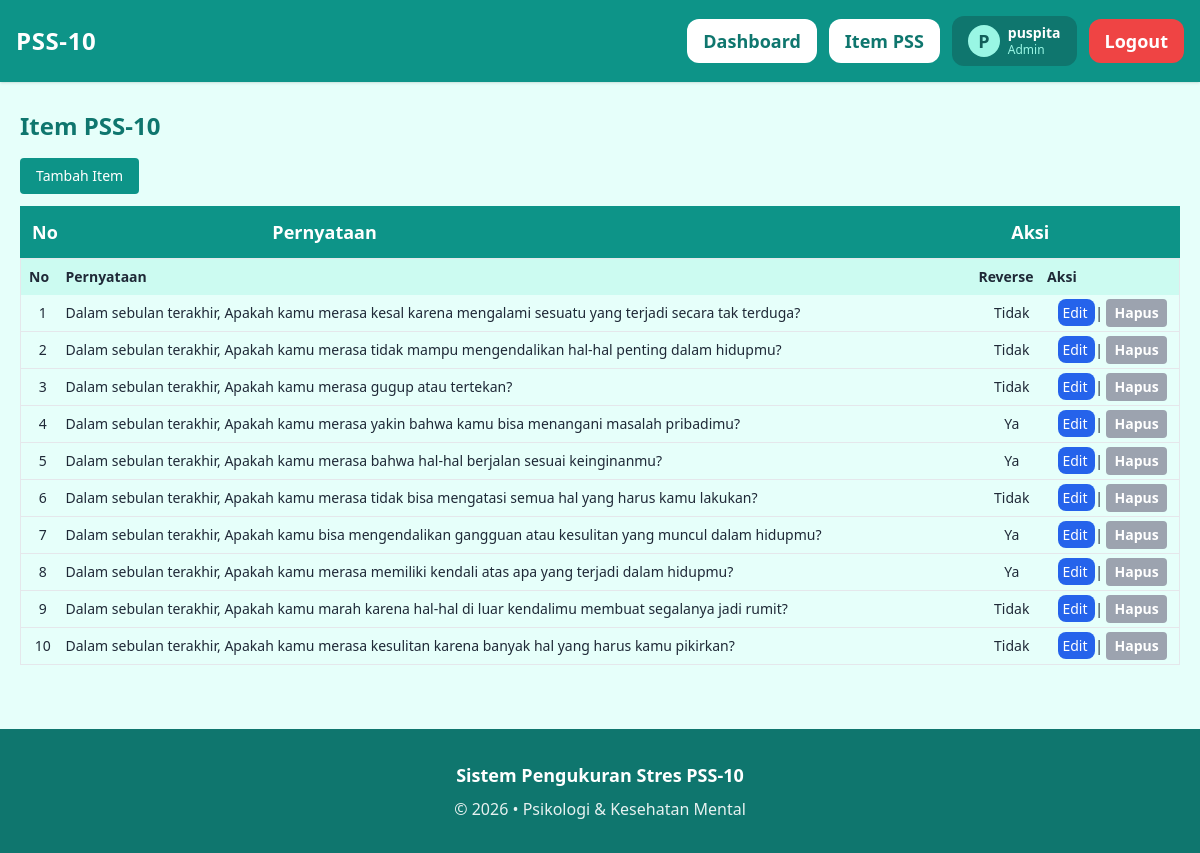
Screenshot of /admin/items/index.php (signed in) with the database file from the repository.
### tables this page shows
CREATE TABLE `pss_items` (
  `id_item` int NOT NULL,
  `nomor_item` tinyint NOT NULL,
  `pernyataan` text NOT NULL,
  `is_reverse` tinyint(1) DEFAULT '0',
  `created_at` timestamp NULL DEFAULT CURRENT_TIMESTAMP
);

### helpers/escape_helper.php (called while the page is built)
<?php
function e($string) {
    return htmlspecialchars($string, ENT_QUOTES, 'UTF-8');
}
 ?>

### admin/items/index.php (the view, shortened to what this page needs)
<?php
require '../../config/database.php';
require '../../includes/layout/header.php';
require '../../includes/layout/navbar.php';
$items = $pdo->query(
    "SELECT * FROM pss_items ORDER BY nomor_item ASC"
)->fetchAll();
?>
<br>
<div class="mb-4 text-sm" style="text-align: justify; padding-left: 20px; padding-right: 20px;">
<h1 class="text-2xl font-bold text-teal-700 mb-4">Item PSS-10</h1>
<a href="add.php" class="bg-teal-600 text-white px-4 py-2 rounded mb-3 inline-block">
Tambah Item
</a>
<?php require '../../includes/components/table.php'; ?>
<table class="w-full border text-sm">
<thead class="bg-teal-100">
<tr>
  <th class="p-2">No</th>
  <th>Pernyataan</th>
  <th>Reverse</th>
  <th>Aksi</th>
</tr>
</thead>
<tbody>
<?php foreach ($items as $item): ?>
<tr class="border-b">
  <td class="p-2 text-center"><?= $item['nomor_item'] ?></td>
  <td><?= e($item['pernyataan']) ?></td>
  <td class="text-center">
    <?= $item['is_reverse'] ? 'Ya' : 'Tidak' ?>
  </td>
  <td class="text-center">
    <a href="edit.php?id=<?= $item['id_item'] ?>" class="px-1 py-1 text-sm font-medium text-white bg-blue-600 rounded-lg hover:bg-blue-700 focus:outline-none focus:ring-2 focus:ring-blue-500 focus:ring-offset-2 ">
    Edit
    </a>
    |
    <?php if ($item['nomor_item'] <= 10): ?>
      <button
        class="bg-gray-400 text-white font-bold py-1 px-2 rounded cursor-not-allowed"
        disabled
        title="Item baku PSS-10 tidak boleh dihapus">
        Hapus
      </button>
    <?php endif; ?>
  </td>
</tr>
<?php endforeach; ?>
</tbody>
</table>
</div>
<?php require '../../includes/layout/footer.php'; ?>

### rows the page displays
pss_items: nomor_item "1", pernyataan "Dalam sebulan terakhir, Apakah kamu merasa kesal karena mengalami sesuatu yang terjadi secara tak terduga?", is_reverse "Tidak", shows "Hapus"
pss_items: nomor_item "2", pernyataan "Dalam sebulan terakhir, Apakah kamu merasa tidak mampu mengendalikan hal-hal penting dalam hidupmu?", is_reverse "Tidak", shows "Hapus"
pss_items: nomor_item "3", pernyataan "Dalam sebulan terakhir, Apakah kamu merasa gugup atau tertekan?", is_reverse "Tidak", shows "Hapus"
pss_items: nomor_item "4", pernyataan "Dalam sebulan terakhir, Apakah kamu merasa yakin bahwa kamu bisa menangani masalah pribadimu?", is_reverse "Ya", shows "Hapus"
pss_items: nomor_item "5", pernyataan "Dalam sebulan terakhir, Apakah kamu merasa bahwa hal-hal berjalan sesuai keinginanmu?", is_reverse "Ya", shows "Hapus"
pss_items: nomor_item "6", pernyataan "Dalam sebulan terakhir, Apakah kamu merasa tidak bisa mengatasi semua hal yang harus kamu lakukan?", is_reverse "Tidak", shows "Hapus"
pss_items: nomor_item "7", pernyataan "Dalam sebulan terakhir, Apakah kamu bisa mengendalikan gangguan atau kesulitan yang muncul dalam hidupmu?", is_reverse "Ya", shows "Hapus"
pss_items: nomor_item "8", pernyataan "Dalam sebulan terakhir, Apakah kamu merasa memiliki kendali atas apa yang terjadi dalam hidupmu?", is_reverse "Ya", shows "Hapus"
pss_items: nomor_item "9", pernyataan "Dalam sebulan terakhir, Apakah kamu marah karena hal-hal di luar kendalimu membuat segalanya jadi rumit?", is_reverse "Tidak", shows "Hapus"
pss_items: nomor_item "10", pernyataan "Dalam sebulan terakhir, Apakah kamu merasa kesulitan karena banyak hal yang harus kamu pikirkan?", is_reverse "Tidak", shows "Hapus"

### other values shown
substr($user['nama'],0,1) "P"
$user['nama'] "puspita"
$role "Admin"
